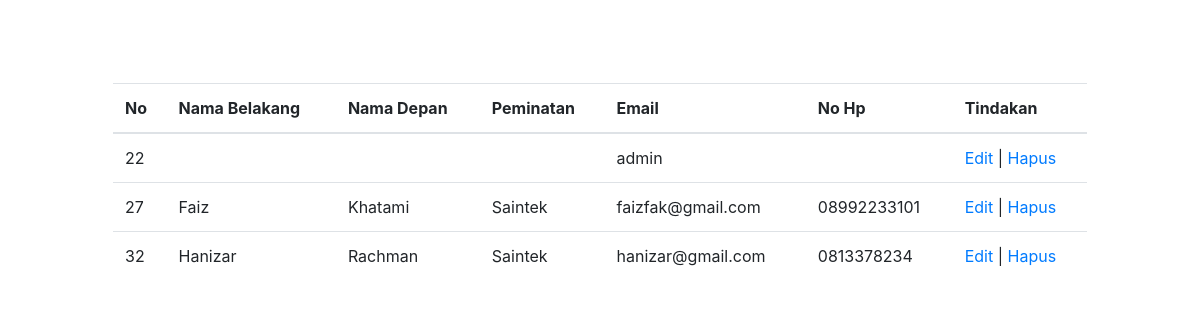
Before: /user_admin.php (signed in) with the older database file.
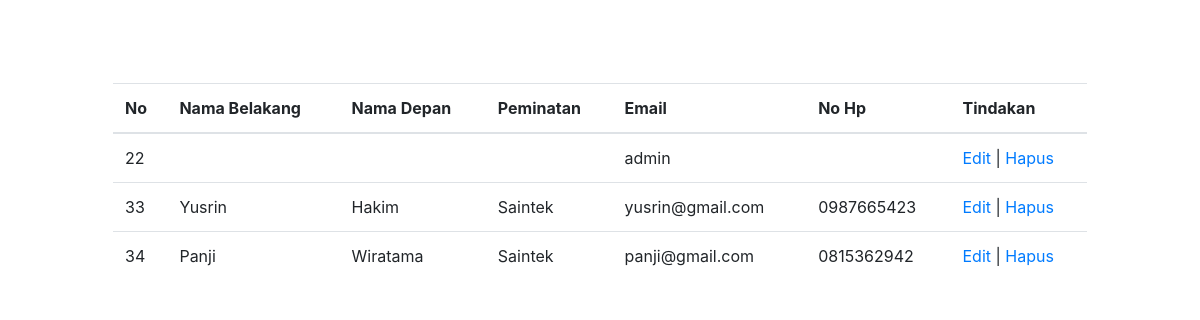
After: the same page with the newer database file.
### tables this page shows
CREATE TABLE `member` (
  `ID` int(20) NOT NULL,
  `level` int(255) DEFAULT NULL,
  `namabelakang` varchar(255) DEFAULT NULL,
  `namadepan` varchar(255) DEFAULT NULL,
  `peminatan` varchar(20) NOT NULL,
  `password` varchar(255) NOT NULL,
  `email` varchar(20) NOT NULL,
  `nohp` varchar(15) NOT NULL
);

### user_admin.php (the view, shortened to what this page needs)
<?php
include("koneksi.php");
?>
<!DOCTYPE html>
<html>
<head>
    <link rel="stylesheet" href="https://cdnjs.cloudflare.com/ajax/libs/twitter-bootstrap/4.0.0/css/bootstrap.min.css">
    <link rel="stylesheet" href="https://cdnjs.cloudflare.com/ajax/libs/font-awesome/4.7.0/css/font-awesome.min.css">
    <link rel="stylesheet" href="https://cdnjs.cloudflare.com/ajax/libs/ionicons/2.0.1/css/ionicons.min.css">
    <link rel="stylesheet" href="https://cdnjs.cloudflare.com/ajax/libs/aos/2.1.1/aos.css">
    <link rel="stylesheet" href="https://cdnjs.cloudflare.com/ajax/libs/Swiper/3.3.1/css/swiper.min.css">
    <link rel="stylesheet" href="assets/css/styles.min.css">
</head>
<body>
    <nav class="navbar navbar-light navbar-expand-md fixed-top visible" data-aos="flip-up" data-aos-delay="900" style="background-color:#72aeda;color:rgb(205,207,208);">
        <div class="container-fluid"><a class="navbar-brand" href="beranda_admin.php" style="color:#ffffff;"><strong></strong></a>
            <div
                class="collapse navbar-collapse justify-content-end" id="navcol-1">
                <ul class="nav navbar-nav">
                    <li class="nav-item" role="presentation"><a class="nav-link active" href="beranda_admin.php" style="color:#ffffff;padding:14px;">Beranda</a></li>
                    <li class="nav-item" role="presentation"><a class="nav-link" href="logout.php" style="color:#ffffff;"><button class="btn btn-primary" type="button">Keluar</button></a></li>
                </ul>
        </div>
        </div>
    </nav>
    <div class="container" style="padding:83px;">
        <div class="table-responsive">
            <table class="table">
                <thead>
                    <tr>
                        <th>No</th>
                        <th>Nama Belakang</th>
                        <th>Nama Depan</th>
                        <th>Peminatan</th>
                        <th>Email</th>
                        <th>No Hp</th>
                        <th>Tindakan</th>
                    </tr>
                </thead>
                <tbody>
                    <?php
                    $sql = "SELECT * FROM member";
                    $query = mysqli_query($con, $sql);
                    while($member = mysqli_fetch_array($query)){
                        echo "<tr>";
                        echo "<td>".$member['ID']."</td>";
                        echo "<td>".$member['namabelakang']."</td>";
                        echo "<td>".$member['namadepan']."</td>";
                        echo "<td>".$member['peminatan']."</td>";
                        echo "<td>".$member['email']."</td>";
                        echo "<td>".$member['nohp']."</td>";
                        echo "<td>";
                        echo "<a href='edit_user.php?id=".$member['ID']."'>Edit</a> | ";
                        echo "<a href='user_admin.php?id=".$member['ID']."' onclick='return confirm('Are you sure?')'>Hapus</a>";
                        echo "</td>";
                        echo "</tr>";
                    }
                    ?>
                </tbody>
            </table>
        </div>
    </div>
</body>
</html>

Changed rows visible on the page:
removed member: ID "27", namabelakang "Faiz", namadepan "Khatami", peminatan "Saintek", email "faizfak@gmail.com", nohp "08992233101"
removed member: ID "32", namabelakang "Hanizar", namadepan "Rachman", peminatan "Saintek", email "hanizar@gmail.com", nohp "0813378234"
added member: ID "33", namabelakang "Yusrin", namadepan "Hakim", peminatan "Saintek", email "yusrin@gmail.com", nohp "0987665423"
added member: ID "34", namabelakang "Panji", namadepan "Wiratama", peminatan "Saintek", email "panji@gmail.com", nohp "0815362942"
